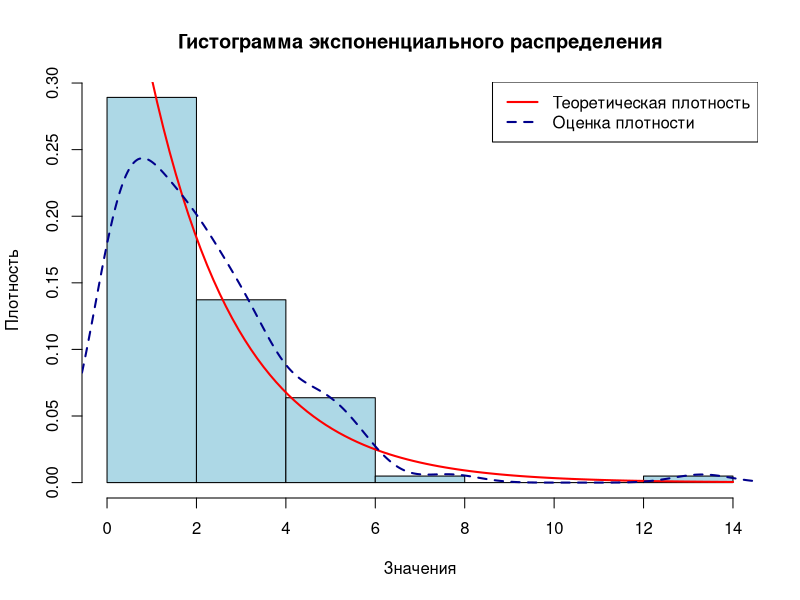
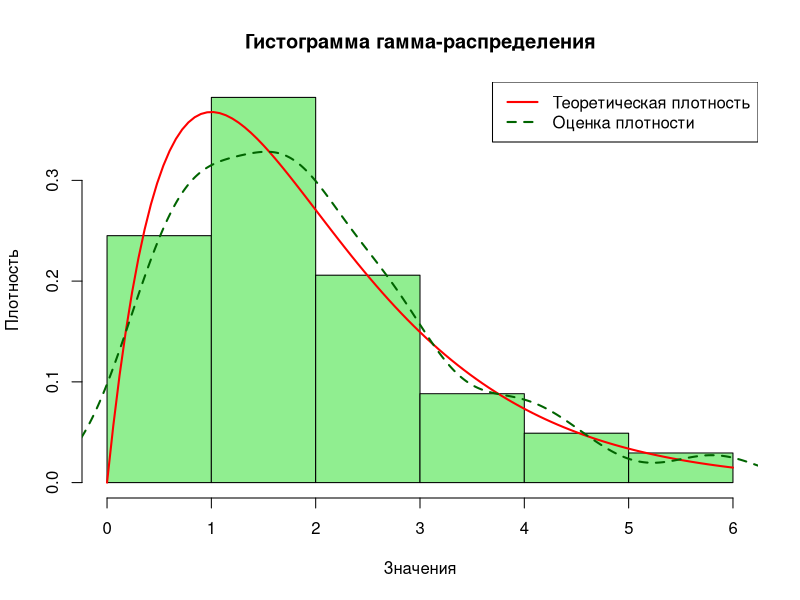

Source code (R) for these figures, in order: (Note: this script raises an error after producing the figures.)
# Пакеты
library(e1071)

# Объем выборки. 
# Выбирается с помощью равномерного распределения
n <- as.integer(runif(1, 100, 200))

sprintf("Объем выборки равен: %d", n)


# Генерация выборки объема n экспоненциального распределения
# Теоретические параметры
rate_exp <- 0.5
exp_raspr <- rexp(n, rate_exp)

sprintf("Выборка объема n = %d экспоненциального распределения", n)
print(exp_raspr)


# Генерация выборки объема n гамма-распределения
# Теоретические параметры
alpha_gamma <- 2
beta_gamma <- 1
gamma_raspr <- rgamma(n, shape = alpha_gamma, rate = beta_gamma)

sprintf("Выборка объема n = %d гамма-распределения", n)
print(gamma_raspr)


# Гистограммы с теоретическими кривыми
# Экспоненциальное распределение
hist(exp_raspr, 
     col = "lightblue",
     main = "Гистограмма экспоненциального распределения",
     xlab = "Значения",
     ylab = "Плотность",
     probability = TRUE)


# Теоретическая функция плотности
curve(dexp(x, rate = rate_exp), 
      col = "red", 
      lwd = 2,
      add = TRUE)


# Оценка плотности распределения
lines(density(exp_raspr), 
      col = "darkblue", 
      lwd = 2, lty = 2)

legend("topright", 
       legend = c("Теоретическая плотность", "Оценка плотности"),
       col = c("red", "darkblue"), lwd = 2, lty = c(1, 2))


# Гамма-распределение
hist(gamma_raspr, 
     col = "lightgreen",
     main = "Гистограмма гамма-распределения",
     xlab = "Значения",
     ylab = "Плотность",
     probability = TRUE)


# Теоретическая функция плотности
curve(dgamma(x, shape = alpha_gamma, rate = beta_gamma), 
      col = "red", 
      lwd = 2,
      add = TRUE)


# Оценка плотности распределения
lines(density(gamma_raspr), 
      col = "darkgreen", 
      lwd = 2, lty = 2)

legend("topright", 
       legend = c("Теоретическая плотность", "Оценка плотности"),
       col = c("red", "darkgreen"), lwd = 2, lty = c(1, 2))


# Числовые характеристики


# Выборочное среднее
mean_estimate_exp <- mean(exp_raspr)
mean_estimate_gamma <- mean(gamma_raspr)

sprintf("Выборочное среднее (Экспоненциальное распределение) = %f", mean_estimate_exp)
sprintf("Выборочное среднее (Гамма-распределение) = %f", mean_estimate_gamma)


# Дисперсия
disp_exp <- var(exp_raspr)
disp_gamma <- var(gamma_raspr)

sprintf("Дисперсия (Экспоненциальное распределение) = %f", disp_exp)
sprintf("Дисперсия (Гамма-распределение) = %f", disp_gamma)


# СКО среднее квадротичное отклонение 
sko_exp <- sd(exp_raspr)
sko_gamma <- sd(gamma_raspr)

sprintf("СКО (Экспоненциальное распределение) = %f", sko_exp)
sprintf("СКО (Гамма-распределение) = %f", sko_gamma)


# Мода
moda_exp   <- sort(
  unique(exp_raspr))[which.max(table(exp_raspr))]
moda_gamma <- sort(
  unique(gamma_raspr))[which.max(table(gamma_raspr))]

sprintf("Мода (Экспоненциальное распределение) = %f", moda_exp)
sprintf("Мода (Гамма-распределение) = %f", moda_gamma)


# Медиана
median_exp <- median(exp_raspr)
median_gamma <- median(gamma_raspr)

sprintf("Медиана (Экспоненциальное распределение) = %f", median_exp)
sprintf("Медиана (Гамма-распределение) = %f", median_gamma)


# Коэффициент асимметрии
koef_ass_exp <- (sum((exp_raspr - mean(exp_raspr))^3) / n) / sko_exp^3
koef_ass_gamma <- (sum((gamma_raspr - mean(gamma_raspr))^3) / n) / sko_gamma^3

sprintf("Коэффициент асимметрии (Экспоненциальное распределение) = %f", koef_ass_exp)
sprintf("Коэффициент асимметрии (Гамма-распределение) = %f", koef_ass_gamma)


# Коэффициент эксцесса
koef_ex_exp <- kurtosis(exp_raspr)
koef_ex_gamma <- kurtosis(gamma_raspr)

sprintf("Коэффициент эксцесса (Экспоненциальное распределение) = %f", koef_ex_exp)
sprintf("Коэффициент эксцесса (Гамма-распределение) = %f", koef_ex_gamma)


# Теоретическое матожидание и дисперсия
theoretic_mean_exp <- 1 / rate_exp
theoretic_disp_exp <- 1 / (rate_exp^2)

sprintf("Теоретическое матожидание (Экспоненциальное распределение) M(X) = %f", theoretic_mean_exp)
sprintf("Теоретическая дисперсия (Экспоненциальное распределение) D(X) = %f", theoretic_disp_exp)

theoretic_mean_gamma <- alpha_gamma / beta_gamma
theoretic_disp_gamma <- alpha_gamma / (beta_gamma^2)

sprintf("Теоретическое матожидание (Гамма-распределение) M(X) = %f", theoretic_mean_gamma)
sprintf("Теоретическая дисперсия (Гамма-распределение) D(X) = %f", theoretic_disp_gamma)


# Сравнение оценок
cat("СРАВНЕНИЕ ТЕОРЕТИЧЕСКИХ И ВЫБОРОЧНЫХ ХАРАКТЕРИСТИК\n")

cat("\nЭКСПОНЕНЦИАЛЬНОЕ РАСПРЕДЕЛЕНИЕ\n", "Матожидание\n", sprintf("  теоретическое - %f\n", theoretic_mean_exp), sprintf("  выборочное - %f\n", mean_estimate_exp), 
    sprintf("  разница - %f\n", abs(theoretic_mean_exp - mean_estimate_exp)),
    sprintf("  относительная ошибка - %f%%\n", (abs(theoretic_mean_exp - mean_estimate_exp) / theoretic_mean_exp) * 100))

cat("\nДисперсия\n", sprintf("  теоретическая - %f\n", theoretic_disp_exp), sprintf("  выборочная - %f\n", disp_exp), 
    sprintf("  разница - %f\n", abs(theoretic_disp_exp - disp_exp)), 
    sprintf("  относительная ошибка - %f%%\n", (abs(theoretic_disp_exp - disp_exp) / theoretic_disp_exp) * 100))

cat("\nГАММА-РАСПРЕДЕЛЕНИЕ\n", "Матожидание\n", sprintf("  теоретическое - %f\n", theoretic_mean_gamma), sprintf("  выборочное - %f\n", mean_estimate_gamma), 
    sprintf("  разница - %f\n", abs(theoretic_mean_gamma - mean_estimate_gamma)),
    sprintf("  относительная ошибка - %f%%\n", (abs(theoretic_mean_gamma - mean_estimate_gamma) / theoretic_mean_gamma) * 100))

cat("\nДисперсия\n", sprintf("  теоретическая - %f\n", theoretic_disp_gamma), sprintf("  выборочная - %f\n", disp_gamma),
    sprintf("  разница - %f\n", abs(theoretic_disp_gamma - disp_gamma)), 
    sprintf("  относительная ошибка - %f%%\n", (abs(theoretic_disp_gamma - disp_gamma) / theoretic_disp_gamma) * 100))


# Оценка параметров распределений

exp_fit <- fitdist(exp_raspr, 'exp')
gamma_fit <- fitdist(gamma_raspr, 'gamma')

exp_estimate_rate <- exp_fit$estimate

gamma_estimate_alpha <- gamma_fit$estimate["shape"]
gamma_estimate_beta <- gamma_fit$estimate["rate"]


# Хи квадрат для экспоненциального
xhc_exp <- hist(exp_raspr, plot = FALSE)$counts
xhb_exp <- hist(exp_raspr, plot = FALSE)$breaks

k_exp <- length(xhc_exp)

xhb_exp[1] <- -Inf
xhb_exp[k_exp + 1] <- Inf

pnth_exp <- pexp(xhb_exp, exp_estimate_rate)
thfr_exp <- pnth_exp[2:(k_exp + 1)] - pnth_exp[1:k_exp]

chisq.test(xhc_exp, p = thfr_exp)


# Хи квадрат для гамма-распределения
xhc_gamma <- hist(gamma_raspr, plot = FALSE)$counts
xhb_gamma <- hist(gamma_raspr, plot = FALSE)$breaks

k_gamma <- length(xhc_gamma)

xhb_gamma[1] <- -Inf
xhb_gamma[k_gamma + 1] <- Inf

pnth_gamma <- pgamma(xhb_gamma, gamma_estimate_alpha, gamma_estimate_beta)
thfr_gamma <- pnth_gamma[2:(k_gamma + 1)] - pnth_gamma[1:k_gamma]

chisq.test(xhc_gamma, p = thfr_gamma)
